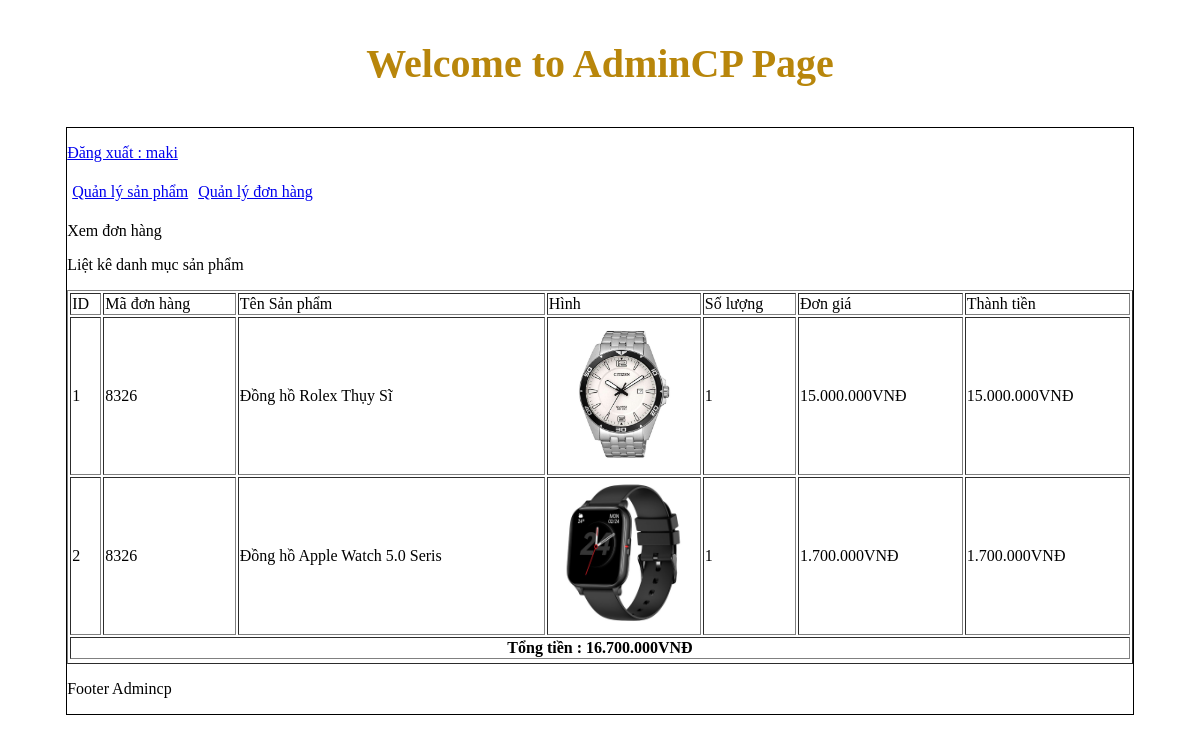
Page /admincp/index.php?action=quanlydonhang&query=xemdonhang&code=8326 (signed in) on the committed database.
### tables this page shows
CREATE TABLE `tbl_cart_detail` (
  `id_cart_detail` int(11) NOT NULL,
  `code_cart` varchar(11) NOT NULL,
  `id_sanpham` int(11) NOT NULL,
  `soluongmua` int(11) NOT NULL
);

CREATE TABLE `tbl_sanpham` (
  `id_sanpham` int(11) NOT NULL,
  `tensanpham` varchar(100) NOT NULL,
  `masanpham` varchar(100) NOT NULL,
  `giasanpham` float NOT NULL,
  `soluong` int(11) NOT NULL,
  `hinhanh` varchar(100) NOT NULL,
  `tomtat` tinytext NOT NULL,
  `noidung` text NOT NULL,
  `id_danhmuc` int(11) NOT NULL,
  `trangthai` int(11) NOT NULL
);

### admincp/modules/quanlydonhang/xemdonhang.php (the view, shortened to what this page needs)
 <p>Xem đơn hàng</p>
 <?php
    $code=$_GET['code'];
    $sql_lietke_dh="SELECT * FROM tbl_cart_detail ,tbl_sanpham  WHERE tbl_cart_detail.id_sanpham=tbl_sanpham.id_sanpham
        AND tbl_cart_detail.code_cart=$code
        ORDER BY tbl_cart_detail.id_cart_detail DESC";
    $result_lietke_dh= mysqli_query($connect,$sql_lietke_dh);
?>
<p>Liệt kê danh mục sản phẩm</p>
 <table style="width: 100%;" border="1" style="border-collapse:collapse;">
     <tr>
         <td>ID</td>
         <td>Mã đơn hàng</td>
         <td>Tên Sản phẩm</td>
         <td>Hình </td>
         <td>Số lượng</td>
         <td>Đơn giá</td>
         <td>Thành tiền</td>
     </tr>
     <?php
    $i=0;
    $tongtien=0;
    while($row=mysqli_fetch_array($result_lietke_dh)){
        $i++;
        $thanhtien= $row['giasanpham'] * $row['soluongmua'];
        $tongtien+=$thanhtien;
     ?>
     <tr>
         <td><?php echo $i ?></td>
         <td><?php echo $row['code_cart'] ?></td>
         <td><?php echo $row['tensanpham']?></td>
         <td style="width:150px;height:150px;" >
                            <img src="modules/quanlysp/uploads/<?php echo $row['hinhanh'] ?> " width="100%" >
         </td>
         <td><?php echo $row['soluongmua']?></td>
         <td><?php echo number_format($row['giasanpham'],0,',','.').'VNĐ' ?></td>
         <td><?php echo number_format($thanhtien,0,',','.').'VNĐ' ?></td>
     </tr>
     <?php
    }
    ?>
     <tr>
         <th colspan="7">Tổng tiền : <?php echo number_format($tongtien,0,',','.').'VNĐ' ?></th>
     </tr>
 </table>

### admincp/index.php (shortened to what this page needs)
<!DOCTYPE html>
<html lang="en">
<head>
    <link rel="stylesheet" href="css/style_admincp.css">
</head>
<body>
    <h3 class="admincp_tile">Welcome to AdminCP Page</h3>
    <div class="wrapper">
    <?php
        include("modules/header.php");
        include("modules/menu.php");
        include("modules/main.php");
        include("modules/footer.php");
        ?>
    </div>
</body>
</html>

### admincp/modules/header.php (shortened to what this page needs)
<p><a href="index.php?dangxuat=1">Đăng xuất : <?php if(isset($_SESSION['dangnhap'])){
		echo $_SESSION['dangnhap'];
	} ?></a></p>

### admincp/modules/menu.php (shortened to what this page needs)
<ul class="admincp_list">
    <li><a href="index.php?action=quanlysanpham&query=them">Quản lý sản phẩm </a></li>
    <li><a href="index.php?action=quanlydonhang&query=them">Quản lý đơn hàng </a></li>
</ul>

### admincp/modules/main.php (shortened to what this page needs)
<div class="main">
<?php
                        if(isset($_GET['action']) && $_GET['query']){
                            $bientam=$_GET['action'];
                            $query =$_GET['query'];
                        }else{
                            $bientam='';
                            $query='';
                        }
                        if ($bientam=='quanlydanhmucsanpham' && $query=='them'){
                            include("modules/quanlydanhmucsp/them.php");
                            include("modules/quanlydanhmucsp/lietke.php");
                        }elseif($bientam=='quanlydanhmucsanpham' && $query=='sua'){
                            include("modules/quanlydanhmucsp/sua.php");
                        }elseif($bientam=='quanlysanpham' && $query=='them'){
                            include("modules/quanlysp/them.php");
                            include("modules/quanlysp/lietke.php");
                        }elseif($bientam=='quanlysanpham' && $query=='sua'){
                            include("modules/quanlysp/sua.php");
                        }elseif($bientam=='quanlynguoidung' && $query=='them' ){
                            include("modules/quanlynguoidung/lietke.php");
                        }elseif($bientam=='quanlynguoidung' && $query=='sua'){
                            include("modules/quanlynguoidung/sua.php");
                        }elseif($bientam=='quanlydonhang' && $query=='them' ){
                            include("modules/quanlydonhang/lietke.php");
                        }elseif($bientam=='quanlydonhang' && $query=='sua'){
                            include("modules/quanlydonhang/sua.php");
                        }elseif($bientam=='quanlydonhang' && $query=='xemdonhang'){
                            include("modules/quanlydonhang/xemdonhang.php");
                        }elseif($bientam=='dangxuat'){
                            include("../login.php");
                        }
                        else{
                            include("modules/dashboard.php");
                        }
                    ?>
</div>

### admincp/modules/footer.php
<p>Footer Admincp</p>

### admincp/css/style_admincp.css (style rules this page uses)
ul.admincp_list { padding: 0; margin: 0; list-style: none; }
ul.admincp_list li { float: left; margin: 5px; }
h3.admincp_tile { text-align: center; font-size: 40px; color: darkgoldenrod; }
.wrapper { border: 1px solid #000; height: auto; width: 90%; margin: 0 auto; }

### rows in the picture
tbl_cart_detail: code_cart "8326", id_sanpham.tensanpham "Đồng hồ Rolex Thụy Sĩ", id_sanpham.hinhanh (picture), soluongmua "1", id_sanpham.giasanpham "15.000.000", thanhtien "15.000.000"
tbl_cart_detail: code_cart "8326", id_sanpham.tensanpham "Đồng hồ Apple Watch 5.0 Seris", id_sanpham.hinhanh (picture), soluongmua "1", id_sanpham.giasanpham "1.700.000", thanhtien "1.700.000"

### other values in the picture
$_SESSION['dangnhap'] "maki"
$tongtien "16.700.000"
